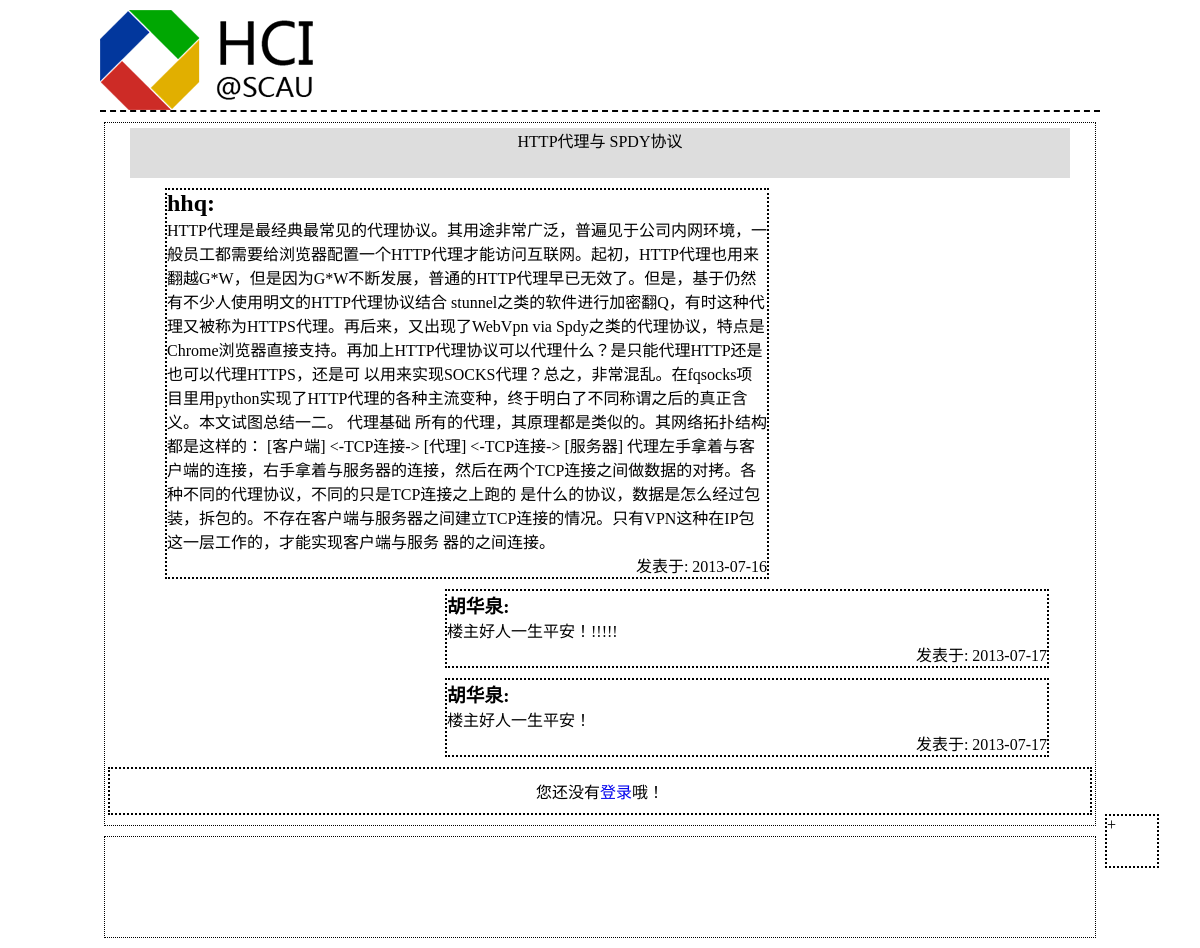
/Controller/onePostCon.php?postId=6, run on the app's committed database.
### tables this page shows
CREATE TABLE IF NOT EXISTS `post` (
  `id` int(6) NOT NULL AUTO_INCREMENT,
  `title` varchar(50) NOT NULL,
  `content` longtext NOT NULL,
  `type` int(1) NOT NULL,
  `point` int(5) NOT NULL DEFAULT '0',
  `deleted` int(1) NOT NULL,
  `post_date` date NOT NULL,
  `state` int(1) NOT NULL,
  `authority` int(11) NOT NULL,
  `board_id` int(11) NOT NULL,
  `user_id` int(11) NOT NULL,
  PRIMARY KEY (`id`),
  KEY `board_id` (`board_id`),
  KEY `user_id` (`user_id`)
);

CREATE TABLE IF NOT EXISTS `user` (
  `id` int(11) NOT NULL AUTO_INCREMENT,
  `account` varchar(20) NOT NULL,
  `score` int(10) NOT NULL,
  `level` int(3) NOT NULL,
  `authority` int(11) NOT NULL,
  `password` varchar(255) NOT NULL,
  PRIMARY KEY (`id`)
);

### Controller/onePostCon.php (called while the page is built, shortened)
<?php
	require_once(ROOT . DS . "View" . DS. "postHeader.php");
	$postId = $_GET['postId'];
	$sql = "SELECT * FROM `post` WHERE id='$postId'";
	$query = mysql_query($sql);
	while($post_rows = mysql_fetch_array($query)) {
		$user = mysql_fetch_array(mysql_query("SELECT account FROM `user` WHERE id='$post_rows[user_id]'"));
		$post_user = $user[0];
		$post_title = $post_rows['title'];
		$post_content = $post_rows['content'];
		$post_date = $post_rows['post_date'];
	}
	$comment_sql = "SELECT * FROM `comment` WHERE post_id='$postId'";
	$comment_query = mysql_query($comment_sql);
	$commentContent = array();
	$commentUser = array();
	$commentDate = array();
	while($comment_rows = mysql_fetch_array($comment_query)) {
		array_push($commentContent, $comment_rows['content']);
		$comment_user = mysql_fetch_array(mysql_query("SELECT account FROM `user` WHERE id='$comment_rows[user_id]'"));
		array_push($commentUser, $comment_user[0]);
		array_push($commentDate, $comment_rows['comment_date']);
	}
	include_once(ROOT . DS . "View" . DS . "onePostView.php");
?>

### View/onePostView.php (the view)
			<div id="postTitle"><?php echo $post_title;?></div>
			<div id="msg">
			<h2><?php echo $post_user;?>:</h2>
			<p><?php echo $post_content;?></p>
			<p class="time">发表于:&nbsp;<?php echo $post_date;?></p>
			</div>
<?php
	foreach ($commentUser as $key => $commentuser) {
?>
			<div class="comment">
				<h3><?php echo $commentuser;?>:</h3>
				<p><?php echo $commentContent[$key];?></p>
				<p class="time">发表于:&nbsp;<?php echo $commentDate[$key];?></p>
			</div>
<?php
	}
?>

### stylesheets/post.css (style rules this page uses)
* { margin: 0; padding: 0; list-style: none; outline: none; text-decoration: none; }
#postTitle { width: 95%; height: 50px; margin: 5px auto; text-align: center; background: #ddd; }
#msg { width: 600px; margin: 10px 0px 10px 60px; border: 2px dotted #000; word-wrap:break-word; overflow:hidden; }
.comment { width: 600px; margin: 10px 0px 10px 340px; border: 2px dotted #000; }
#send-comment { width: 99%; margin: 10px auto; padding: 10px 0; border: 2px dotted #000; text-align: center; }
#control-panel { width: 50px; height: 50px; position: fixed; bottom: 80px; margin-left: 1000px; border: 2px dotted #000; }
.time { text-align: right; }
#footer { width: 99%; height: 100px; margin: 10px auto; border: 1px dotted #000; }

### data on the page
post: title "HTTP代理与 SPDY协议", content "HTTP代理是最经典最常见的代理协议。其用途非常广泛，普遍见于公司内网环境，一般员工都需要给浏览器配置一个HTTP代理才能访问互联网。起初，HTTP代理也用来翻越G*W，但是因为G*W不断发展，普通的HTTP代理早已无效了。但是，基于仍然有不少人使用明文的HTTP代理协议结合 stunnel之类的软件进行加密翻Q，有时这种代理又被称为HTTPS代理。再后来，又出现了WebVpn via Spdy之类的代理协议，特点是Chrome浏览器直接支持。再加上HTTP代理协议可以代理什么？是只能代理HTTP还是也可以代理HTTPS，还是可 以用来实现SOCKS代理？总之，非常混乱。在fqsocks项目里用python实现了HTTP代理的各种主流变种，终于明白了不同称谓之后的真正含义。本文试图总结一二。 代理基础 所有的代理，其原理都是类似的。其网络拓扑结构都是这样的： [客户端] <-TCP连接-> [代理] <-TCP连接-> [服务器] 代理左手拿着与客户端的连接，右手拿着与服务器的连接，然后在两个TCP连接之间做数据的对拷。各种不同的代理协议，不同的只是TCP连接之上跑的 是什么的协议，数据是怎么经过包装，拆包的。不存在客户端与服务器之间建立TCP连接的情况。只有VPN这种在IP包这一层工作的，才能实现客户端与服务 器的之间连接。", post_date "2013-07-16"
user: account "hhq"
user: account "胡华泉"

### other printed values
$commentContent[$key] "楼主好人一生平安！!!!!!"
$commentDate[$key] "2013-07-17"
$commentContent[$key] "楼主好人一生平安！"
